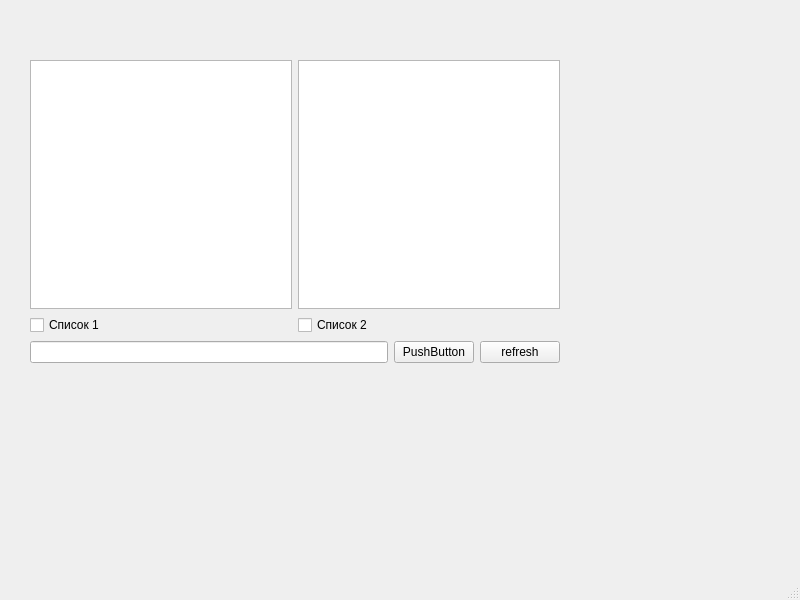
<?xml version="1.0" encoding="UTF-8"?>
<ui version="4.0">
 <class>MainWindow</class>
 <widget class="QMainWindow" name="MainWindow">
  <property name="geometry">
   <rect>
    <x>0</x>
    <y>0</y>
    <width>800</width>
    <height>600</height>
   </rect>
  </property>
  <property name="windowTitle">
   <string>MainWindow</string>
  </property>
  <widget class="QWidget" name="centralwidget">
   <widget class="QWidget" name="">
    <property name="geometry">
     <rect>
      <x>30</x>
      <y>60</y>
      <width>530</width>
      <height>303</height>
     </rect>
    </property>
    <layout class="QVBoxLayout" name="verticalLayout_3">
     <item>
      <layout class="QVBoxLayout" name="verticalLayout_2">
       <item>
        <layout class="QVBoxLayout" name="verticalLayout">
         <item>
          <layout class="QHBoxLayout" name="horizontalLayout">
           <item>
            <widget class="QTextEdit" name="textEdit"/>
           </item>
           <item>
            <widget class="QTextEdit" name="textEdit_2"/>
           </item>
          </layout>
         </item>
         <item>
          <layout class="QHBoxLayout" name="horizontalLayout_3">
           <item>
            <widget class="QCheckBox" name="checkBox">
             <property name="text">
              <string>Список 1</string>
             </property>
            </widget>
           </item>
           <item>
            <widget class="QCheckBox" name="checkBox_2">
             <property name="text">
              <string>Список 2</string>
             </property>
            </widget>
           </item>
          </layout>
         </item>
        </layout>
       </item>
       <item>
        <layout class="QHBoxLayout" name="horizontalLayout_2">
         <item>
          <widget class="QLineEdit" name="lineEdit"/>
         </item>
         <item>
          <widget class="QPushButton" name="pushButton">
           <property name="text">
            <string>PushButton</string>
           </property>
          </widget>
         </item>
         <item>
          <widget class="QPushButton" name="pushButton_2">
           <property name="text">
            <string>refresh</string>
           </property>
          </widget>
         </item>
        </layout>
       </item>
      </layout>
     </item>
    </layout>
   </widget>
  </widget>
  <widget class="QMenuBar" name="menubar">
   <property name="geometry">
    <rect>
     <x>0</x>
     <y>0</y>
     <width>800</width>
     <height>30</height>
    </rect>
   </property>
  </widget>
  <widget class="QStatusBar" name="statusbar"/>
 </widget>
 <resources/>
 <connections/>
</ui>
